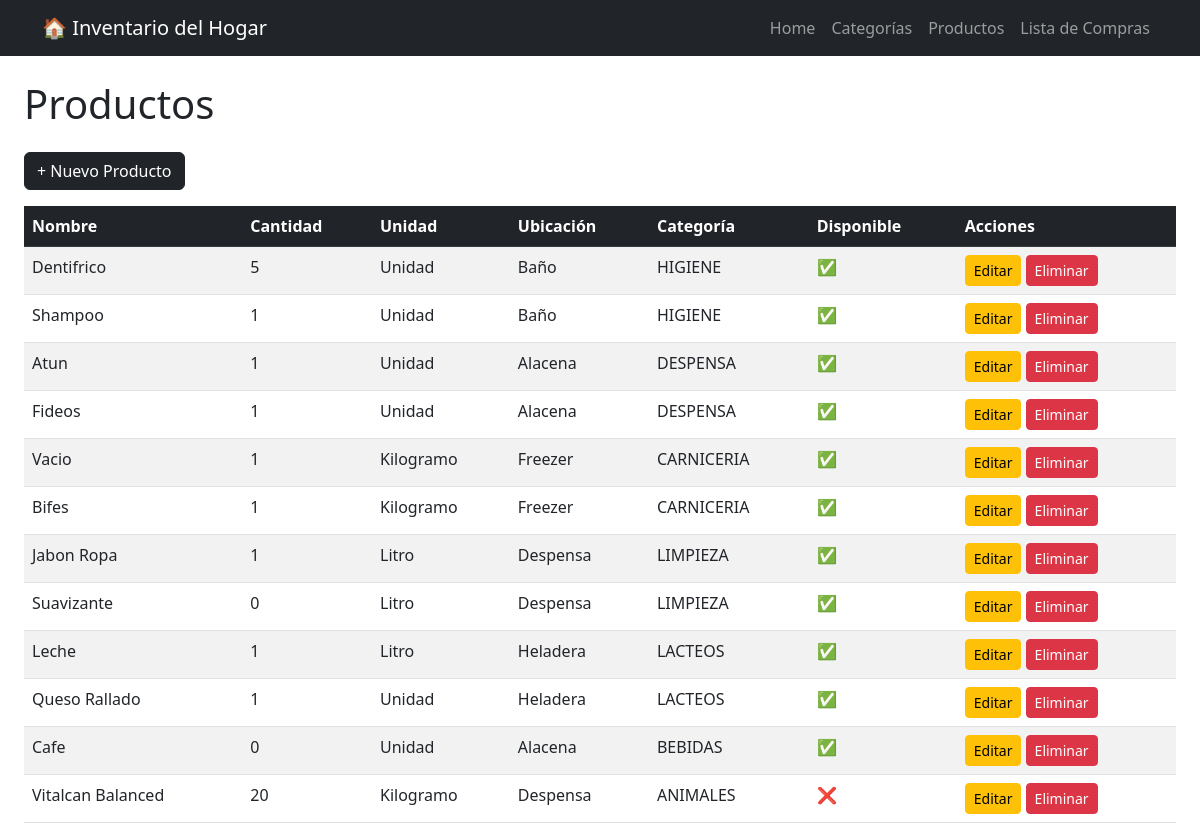
The app's page /productos/, older data.
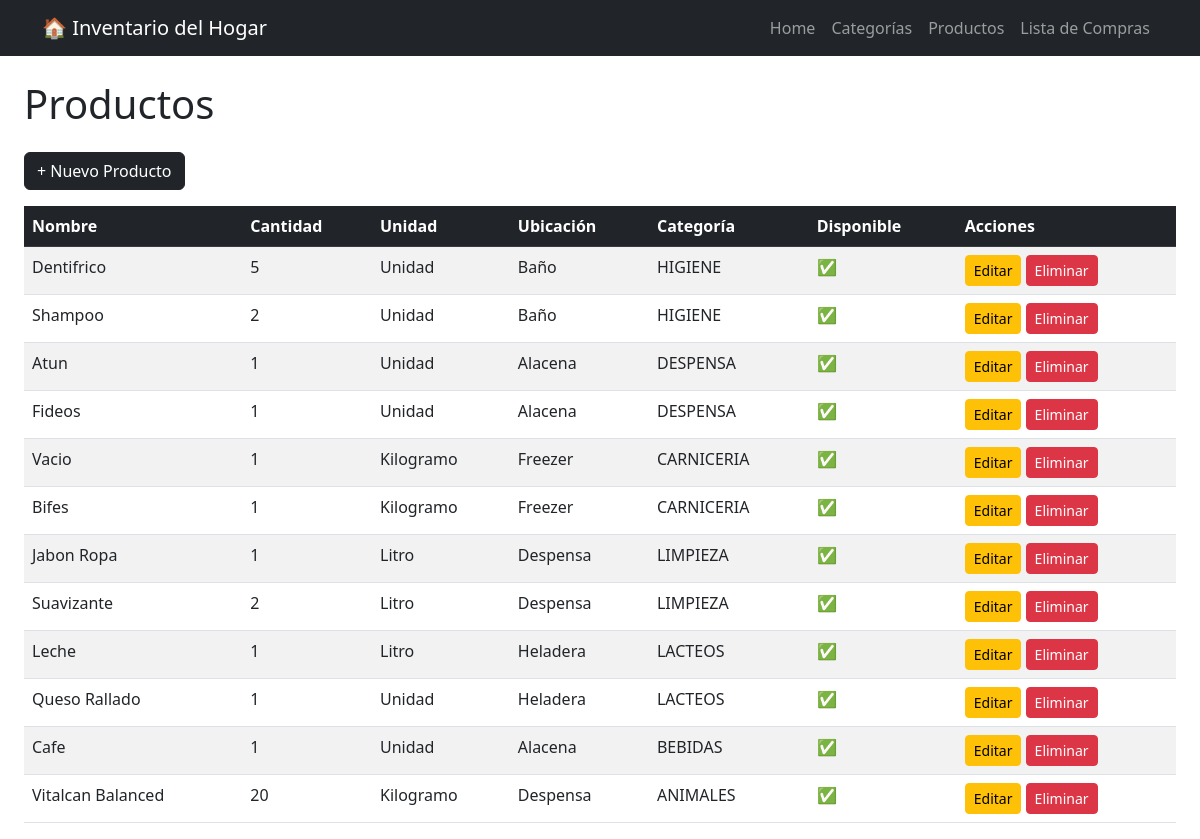
The same page, newer data.
### productos/models.py (models this page shows, shortened)
class Producto(models.Model):
    class UnidadMedida(models.TextChoices):
        KG = 'KG', 'Kilogramo'
        GR = 'GR', 'Gramo'
        LT = 'LT', 'Litro'
        ML = 'ML', 'Mililitro'
        UNIDAD = 'UNIDAD', 'Unidad'
    class Ubicacion(models.TextChoices):
        ALACENA = 'ALACENA', 'Alacena'
        HELADERA = 'HELADERA', 'Heladera'
        FREEZER = 'FREEZER', 'Freezer'
        DESPENSA = 'DESPENSA', 'Despensa'
        BAÑO="BAÑO" ,"Baño"
    nombre = models.CharField(max_length=100)
    descripcion = models.TextField(null=True, blank=True)
    cantidad = models.IntegerField()
    unidad_medida = models.CharField(max_length=10, choices=UnidadMedida.choices)
    stock_minimo = models.IntegerField()
    fecha_vencimiento = models.DateField(null=True, blank=True)
    categoria = models.ForeignKey(Categoria, on_delete=models.CASCADE)
    ubicacion = models.CharField(max_length=10, choices=Ubicacion.choices)
    disponible = models.BooleanField(default=True)

### categorias/models.py (models this page shows)
class Categoria(models.Model):
    nombre= models.CharField(max_length=20)
    descripcion= models.TextField(null=True , blank=True )
    def __str__(self):
        return f"{self.nombre.upper()}"

### productos/views.py (the view)
# urls.py: path('', views.lista_productos, name='lista'),
def lista_productos(request):
    productos = Producto.objects.all()
    return render(request, 'productos/lista_productos.html', {'productos': productos})

### productos/templates/productos/lista_productos.html
{% extends 'core/base.html' %}
{% block content %}
    <h1 class="mb-4">Productos</h1>
    <a href="{% url 'productos:crear' %}" class="btn btn-dark mb-3">+ Nuevo Producto</a>
    <table class="table table-striped table-hover">
        <thead class="table-dark">
            <tr>
                <th>Nombre</th>
                <th>Cantidad</th>
                <th>Unidad</th>
                <th>Ubicación</th>
                <th>Categoría</th>
                <th>Disponible</th>
                <th>Acciones</th>
            </tr>
        </thead>
        <tbody>
            {% for producto in productos %}
            <tr>
                <td>{{ producto.nombre }}</td>
                <td>{{ producto.cantidad }}</td>
                <td>{{ producto.get_unidad_medida_display }}</td>
                <td>{{ producto.get_ubicacion_display }}</td>
                <td>{{ producto.categoria }}</td>
                <td>{% if producto.disponible %}✅{% else %}❌{% endif %}</td>
                <td>
                <a href="{% url 'productos:editar' producto.pk %}" class="btn btn-sm btn-warning">Editar</a>
                <a href="{% url 'productos:eliminar' producto.pk %}" class="btn btn-sm btn-danger">Eliminar</a>
                </td>
            </tr>
            {% endfor %}
        </tbody>
    </table>
{% endblock %}

Row changes from the older to the newer data that the page shows:
changed Producto "Shampoo": cantidad "1" → "2"
changed Producto "Suavizante": cantidad "0" → "2"
changed Producto "Cafe": cantidad "0" → "1"
changed Producto "Vitalcan Balanced": disponible "❌" → "✅"
